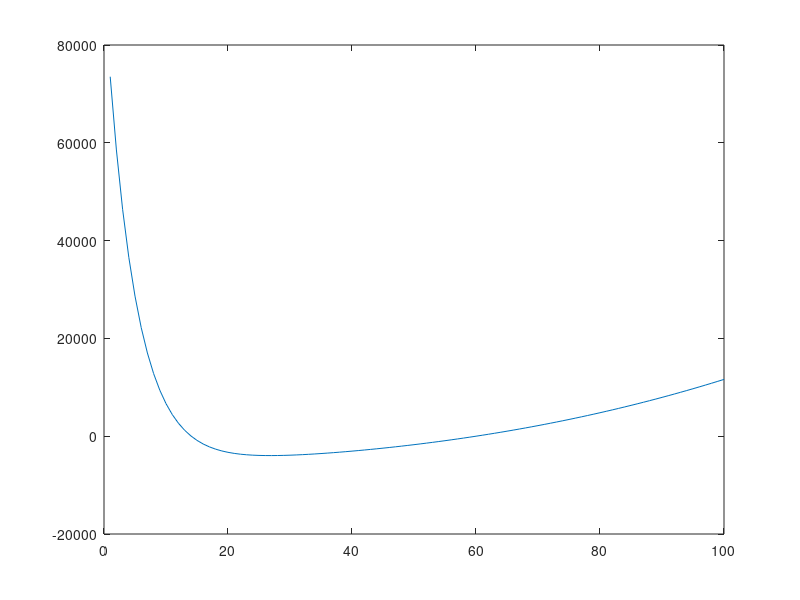

Recreate this plot in MATLAB.
%w2 = r * exp(-alpha*d_front_next);
%R_e = R + h_d*v_next - d_front_next;
%w6 = r * (-alpha*(2*R-d_front_next));
%R_b = R + h_d*v_next - (2*R-d_front_next);
v = 50;
n = 100;
d = zeros(1,n);
result = zeros(1,n);
r = 3;
alpha = 0.2;
R = 30;
h_d = 3;
for i = 1:n
    d(i) = i;
    result(i) = r * exp(-alpha*d(i))*(R + h_d*v - d(i))^2 + r/(10^2) * (-alpha*(2*R-d(i)))*(R + h_d*v - (2*R-d(i)))^2;
end
%ylims([
plot(d,result);


